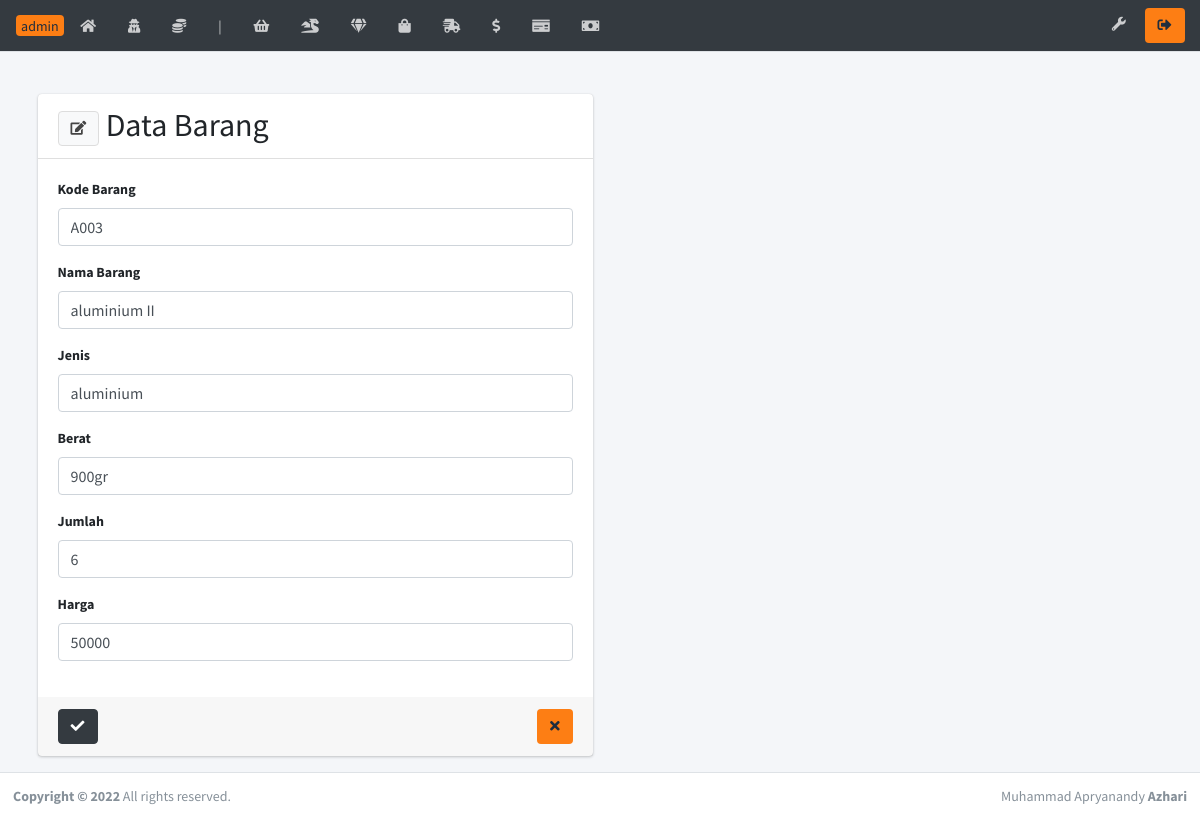
The page /brs46/barang_edit.php?idbarang=4 on the database its author committed.
### tables this page shows
CREATE TABLE `barang` (
  `idbarang` int(5) NOT NULL,
  `kode` varchar(10) NOT NULL,
  `namabarang` varchar(80) NOT NULL,
  `jenis` varchar(50) NOT NULL,
  `jumlah` int(5) NOT NULL,
  `harga` double NOT NULL,
  `berat` varchar(5) NOT NULL
);

### brs46/barang_edit.php (the view, shortened to what this page needs)
<?php require('headernya.php');
	$idbarang = $_GET['idbarang'];
	$query = mysqli_query($kon, "SELECT * FROM barang WHERE idbarang = '$idbarang'");
	$data  = mysqli_fetch_array($query);
?>
  <div class="content-wrapper">
    <br><br>
    <section class="content">
      <div class="container">
        <div class="row">
          <div class="col-md-6 col-sm-12">
            <div class="card">
              <div class="card-header">
                <h2 style="display:inline;"><button class="btn btn-default" type="button" data-toggle="tooltip" data-placement="bottom" title="Ubah"><i class="fas fa-edit"></i></button> Data Barang</h2>
              </div>
              <div class="card-body">
                <form action="" method="POST">
                  <div class="form-group">
                    <label>Kode Barang</label>
                    <input type="text" class="form-control" name="kode" value="<?= $data['kode']?>">
                  </div>
                  <div class="form-group">
                    <label>Nama Barang</label>
                    <input type="text" class="form-control" name="namabarang" value="<?= $data['namabarang']?>">
                  </div>
                  <div class="form-group">
                    <label>Jenis</label>
                    <input type="text" class="form-control" name="jenis" value="<?= $data['jenis']?>">
                  </div>
                  <div class="form-group">
                    <label>Berat</label>
                    <input type="text" class="form-control" name="berat" value="<?= $data['berat']?>">
                  </div>
                  <div class="form-group">
                    <label>Jumlah</label>
                    <input type="number" class="form-control" name="jumlah" value="<?= $data['jumlah']?>">
                  </div>
                  <div class="form-group">
                    <label>Harga</label>
                    <input type="number" class="form-control" name="harga" value="<?= $data['harga']?>">
                  </div>
                </div>
                <div class="card-footer">
                  <button type="submit" name="simpan" class="btn btn-dark" data-toggle="tooltip" data-placement="bottom" title="Simpan"><i class="fas fa-check"></i></button>
                  <button type="button" onclick="window.location='user.php';" data-toggle="tooltip" data-placement="bottom" title="Kembali" class="btn bg-orange float-right">
                    <i class="fas fa-times"></i></button>
                </div>
              </div>
              </div>
        </div>
      </section>
  </div>
<?php require('footernya.php') ?>

### rows shown on the page
barang: kode "A003", namabarang "aluminium II", jenis "aluminium", berat "900gr", jumlah "6", harga "50000"
